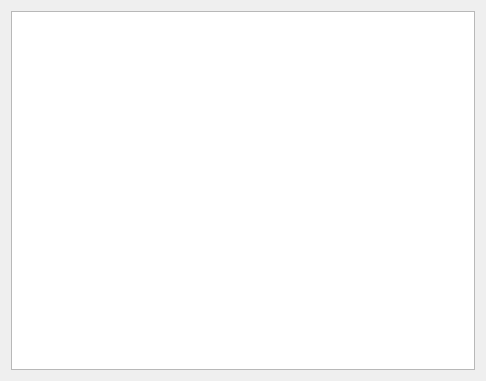
<?xml version="1.0" encoding="UTF-8"?>
<ui version="4.0">
 <class>ShaderCodeContainer</class>
 <widget class="QWidget" name="ShaderCodeContainer">
  <property name="geometry">
   <rect>
    <x>0</x>
    <y>0</y>
    <width>486</width>
    <height>381</height>
   </rect>
  </property>
  <property name="palette">
   <palette>
    <active>
     <colorrole role="Text">
      <brush brushstyle="SolidPattern">
       <color alpha="255">
        <red>25</red>
        <green>25</green>
        <blue>25</blue>
       </color>
      </brush>
     </colorrole>
    </active>
    <inactive>
     <colorrole role="Text">
      <brush brushstyle="SolidPattern">
       <color alpha="255">
        <red>25</red>
        <green>25</green>
        <blue>25</blue>
       </color>
      </brush>
     </colorrole>
    </inactive>
    <disabled>
     <colorrole role="Text">
      <brush brushstyle="SolidPattern">
       <color alpha="255">
        <red>159</red>
        <green>158</green>
        <blue>158</blue>
       </color>
      </brush>
     </colorrole>
    </disabled>
   </palette>
  </property>
  <property name="windowTitle">
   <string>Form</string>
  </property>
  <property name="styleSheet">
   <string notr="true"/>
  </property>
  <layout class="QHBoxLayout" name="horizontalLayout">
   <item>
    <widget class="QTextEdit" name="shaderCodeBox">
     <property name="palette">
      <palette>
       <active>
        <colorrole role="Text">
         <brush brushstyle="SolidPattern">
          <color alpha="255">
           <red>0</red>
           <green>0</green>
           <blue>0</blue>
          </color>
         </brush>
        </colorrole>
       </active>
       <inactive>
        <colorrole role="Text">
         <brush brushstyle="SolidPattern">
          <color alpha="255">
           <red>0</red>
           <green>0</green>
           <blue>0</blue>
          </color>
         </brush>
        </colorrole>
       </inactive>
       <disabled>
        <colorrole role="Text">
         <brush brushstyle="SolidPattern">
          <color alpha="255">
           <red>159</red>
           <green>158</green>
           <blue>158</blue>
          </color>
         </brush>
        </colorrole>
       </disabled>
      </palette>
     </property>
    </widget>
   </item>
  </layout>
 </widget>
 <resources/>
 <connections/>
</ui>
